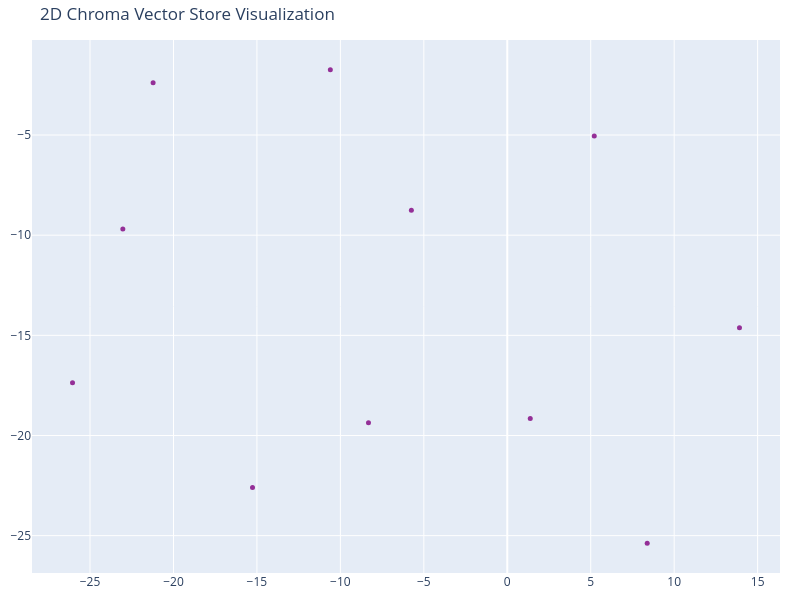

Here is the notebook cell this chart was saved with:
### Code cell
# We humans find it easier to visalize things in 2D!
# Reduce the dimensionality of the vectors to 2D using t-SNE
# (t-distributed stochastic neighbor embedding)

tsne = TSNE(n_components=2,perplexity=5, random_state=11)
reduced_vectors = tsne.fit_transform(vectors)

# Create the 2D scatter plot
fig = go.Figure(data=[go.Scatter(
    x=reduced_vectors[:, 0],
    y=reduced_vectors[:, 1],
    mode='markers',
    marker=dict(size=5, color=colors, opacity=0.8),
    text=[f"Type: {t}<br>Text: {d[:100]}..." for t, d in zip(doc_types, documents)],
    hoverinfo='text'
)])

fig.update_layout(title='2D Chroma Vector Store Visualization',
    scene=dict(xaxis_title='x',yaxis_title='y'),
    width=800,
    height=600,
    margin=dict(r=20, b=10, l=10, t=40)
)

fig.show()

### Figure 1 — Plotly figure (JSON) as saved in the notebook; plotly's stock layout.template omitted (floating-point values rounded to 4 significant figures)
{"data": [{"hoverinfo": "text", "marker": {"color": ["Purple", "Purple", "Purple", "Purple", "Purple", "Purple", "Purple", "Purple", "Purple", "Purple", "Purple"], "opacity": 0.8, "size": 5}, "mode": "markers", "text": ["Type: CV<br>Text: George Penny – Curriculum Vitae  Name: George Scott Penny Email: george.penny@live.com    Mobile: +4...", "Type: CV<br>Text: role in scaling the risk and operations strategy, driving automation, and influencing cross-function...", "Type: CV<br>Text: insights to stakeholders during functional town halls. • Risk Committee ownership: Established and c...", "Type: CV<br>Text: I have delivered multiple policy rule amendments, limit adjustments and implemented new credit model...", "Type: CV<br>Text: Equifax | Senior Credit Risk Analyst May 2018 - October 2021 Part of the Banking and Financial Insti...", "Type: CV<br>Text: samples and developed scorecards using a variety of credit risk modelling techniques for commercial ...", "Type: CV<br>Text: by developing robust reporting infrastructure and analytics solutions.  § Data Warehouse Management:...", "Type: CV<br>Text: I enrolled myself onto a two-day course focusing on presenting and public speaking § Score Plus, Bui...", "Type: CV<br>Text: Contact\ngeorge.penny@live.com\nwww.linkedin.com/in/george-\npenny-11309590 (LinkedIn)\nTop Skills\nMatla...", "Type: CV<br>Text: NHS\nAmbulance Dispatcher\nNovember 2011 - August 2012 (10 months)\nDorking Hospital\nEducation\nUniversi...", "Type: CV<br>Text: Further Mathematics (A), Economics (A), Psychology (B)\nBox Hill School\n  Page 2 of 2..."], "type": "scatter", "x": [-10.6, -21.22, -23.03, -26.05, -15.26, -8.315, 1.376, 8.384, -5.746, 5.212, 13.91], "y": [-1.743, -2.386, -9.687, -17.37, -22.59, -19.36, -19.15, -25.38, -8.761, -5.048, -14.63]}], "layout": {"height": 600, "margin": {"b": 10, "l": 10, "r": 20, "t": 40}, "scene": {"xaxis": {"title": {"text": "x"}}, "yaxis": {"title": {"text": "y"}}}, "title": {"text": "2D Chroma Vector Store Visualization"}, "width": 800}}
